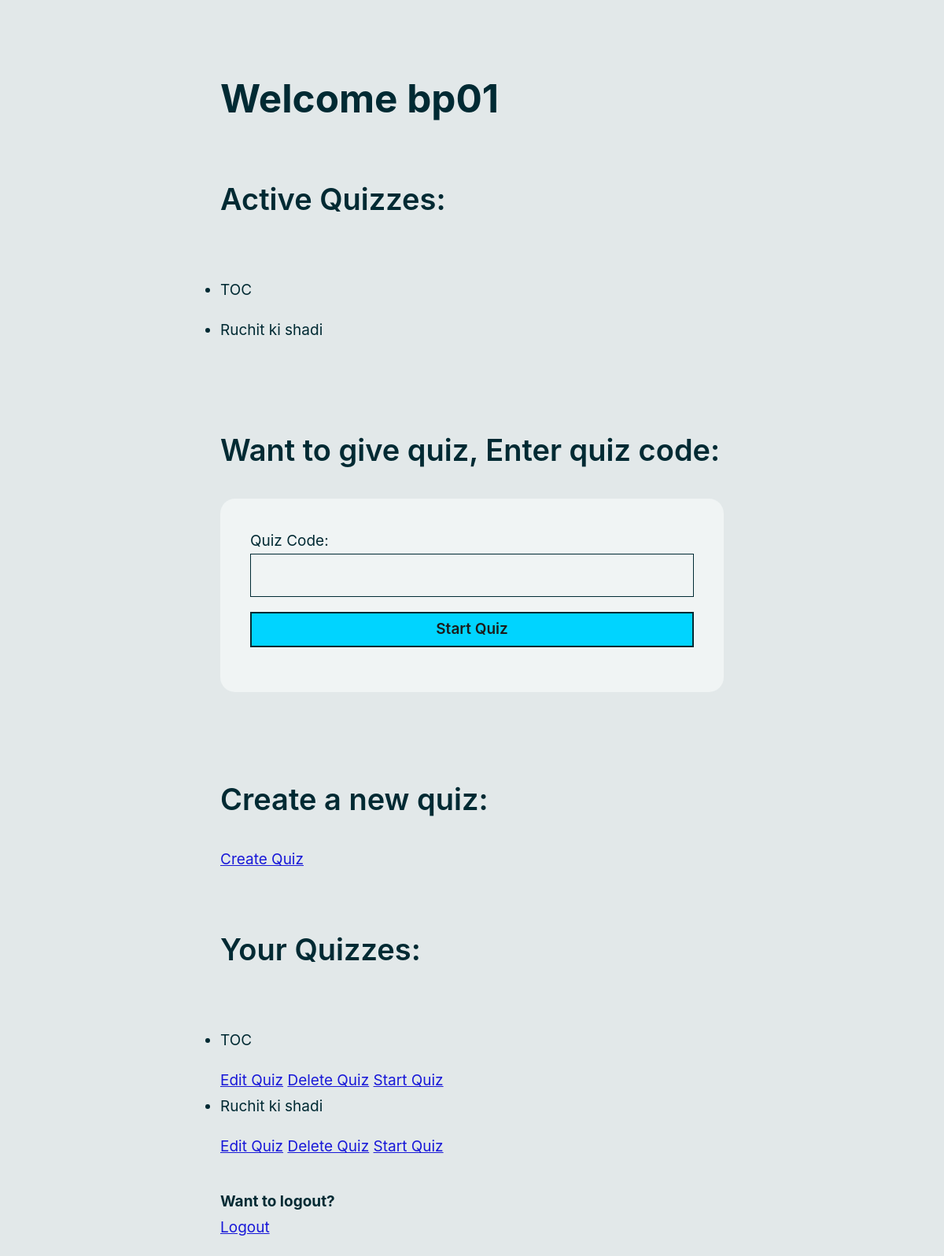
The page /dashboard (signed in) on the database its author committed.
### tables this page shows
CREATE TABLE user(
  id INTEGER PRIMARY KEY AUTOINCREMENT,
  username TEXT UNIQUE NOT NULL,
  email_id UNIQUE NOT NULL,
  password TEXT NOT NULL
);

CREATE TABLE Quizzes(
    quiz_id TEXT PRIMARY KEY NOT NULL,
    quiz_name TEXT NOT NULL,
    admin_id INTEGER,
    start_time TIMESTAMP,
    FOREIGN KEY (admin_id) REFERENCES user (admin_id) ON DELETE CASCADE
);

### quiz_app/interface.py (the view, shortened to what this page needs)
@bp.route('/dashboard', methods=('GET', 'POST'))
@login_required
def dashboard():
    Quizzes = get_db().execute(
        'SELECT * FROM Quizzes'
    ).fetchall()
    error2 = None
    if error2 is not None:
        flash(error2)
    return render_template('dashboard.html', Quizzes=Quizzes)

### quiz_app/auth.py (called while the page is built)
@bp.before_app_request
def load_logged_in_user():
    user_id = session.get('user_id')
    if user_id is None:
        g.user = None
    else:
        g.user = get_db().execute(
            'SELECT * FROM user WHERE id = ?', (user_id,)
        ).fetchone()

def login_required(view):
    @functools.wraps(view)
    def wrapped_view(**kwargs):
        if g.user is None:
            return redirect(url_for('auth.login'))
        return view(**kwargs)
    return wrapped_view

### quiz_app/db.py (called while the page is built)
def get_db():
    if 'db' not in g:
        g.db = sqlite3.connect(
            current_app.config['DATABASE'],
            detect_types=sqlite3.PARSE_DECLTYPES
        )
        g.db.row_factory = sqlite3.Row
    return g.db

### templates/dashboard.html (shortened to what this page needs)
{% extends 'base.html' %}
    {% block content %}
    <h1>Welcome {{g.user['username']}}</h1>
    <h2>Active Quizzes:</h2>
    <div class="active_quizzes">
        <ul>
            {% for quiz in Quizzes %}
                <li>{{quiz['quiz_name']}}</li>
            {% endfor %}
        </ul>
    </div>
    <h2>Want to give quiz, Enter quiz code:</h2>
    <form method="post">
        <label for="quiz_code">Quiz Code:</label>
        <input type="text" name="quiz_code" id="quiz_code" required>
        <input type="submit" value="Start Quiz" class="btn btn-outline-primary">
    </form>
    <h2>Create a new quiz:</h2>
    <a href="{{url_for('quiz.create')}}" type="button" class="btn btn-outline-success">Create Quiz</a>
    <h2>Your Quizzes:</h2>
    <div class="your_quizzes">
        <ul>
            {% for quiz in Quizzes %}
                {% if quiz['admin_id'] == g.user['id'] %}
                    <li>{{quiz['quiz_name']}}</li>
                    <a href="{{url_for('quiz.edit_quiz',quiz_id=quiz['quiz_id'])}}" type="button" class="btn btn-outline-success">Edit Quiz</a>
                    <a href="{{url_for('quiz.delete_quiz',quiz_id=quiz['quiz_id'])}}" type="button" class="btn btn-outline-danger">Delete Quiz</a>
                    <a href="{{url_for('quiz.start_quiz',quiz_id=quiz['quiz_id'])}}" type="button" class="btn btn-outline-primary">Start Quiz</a>
                {% endif %}
            {% endfor %}
        </ul>
    </div>
    <h4>Want to logout?</h4>
    <a href="{{url_for('auth.logout')}}" type="button" class="btn btn-outline-danger" style="bottom: 20px;">Logout</a>
    {% endblock %}

### rows shown on the page
user: user.username "bp01"
Quizzes: quiz_name "TOC"
Quizzes: quiz_name "Ruchit ki shadi"
